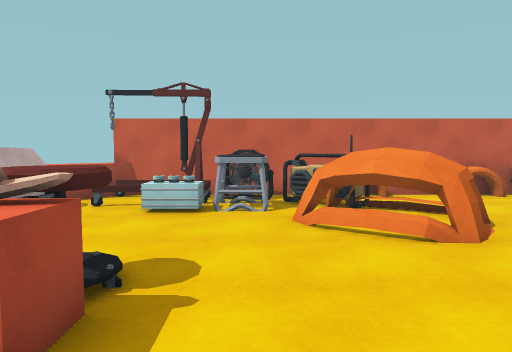
view 1 (above)

19 first-person views from a walk through a Unity game level. The camera is 1.4 m above the floor, tilts 4° down and sees 70° across. The floor is counted in squares, 1 m on a side. Each view is taken from the middle of a square. On the plan, view 1 faces up. The plan holds only what a view shows up to about 16 squares ahead; the rest is blank. The player character is not drawn. Some surface patterns are stand-ins.

view 2
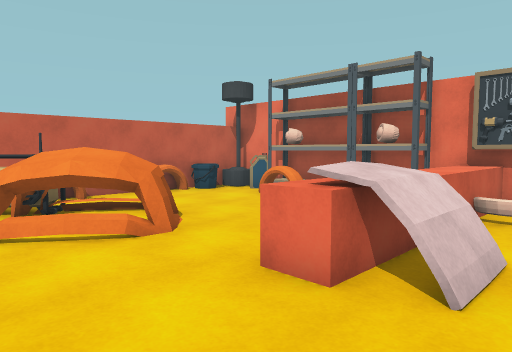

view 3
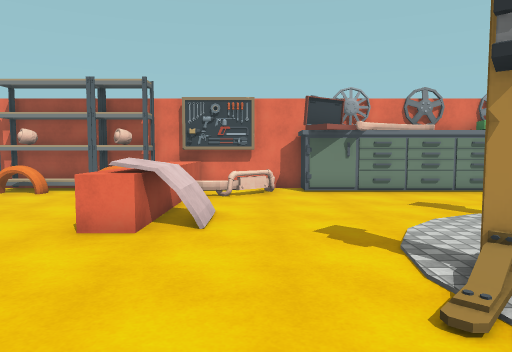

view 4
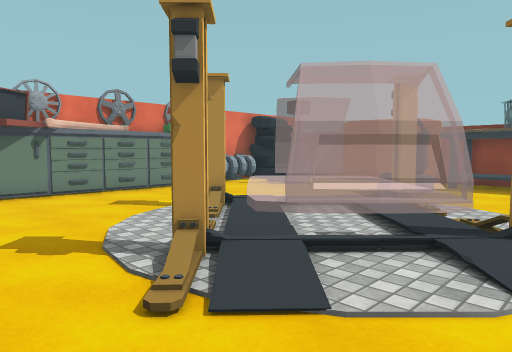

view 5
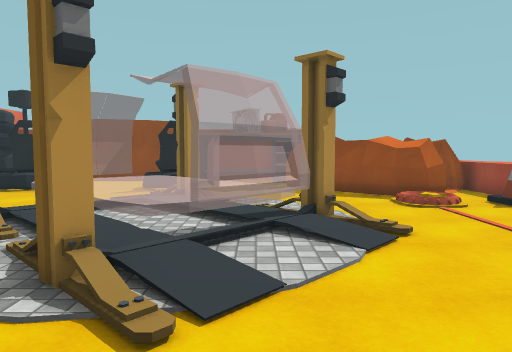

view 6
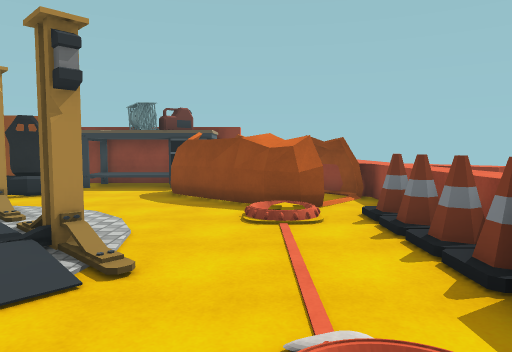

view 7
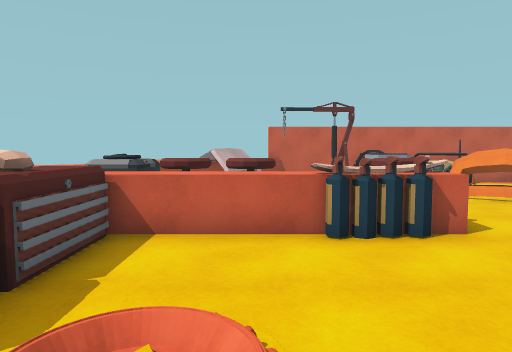

view 8
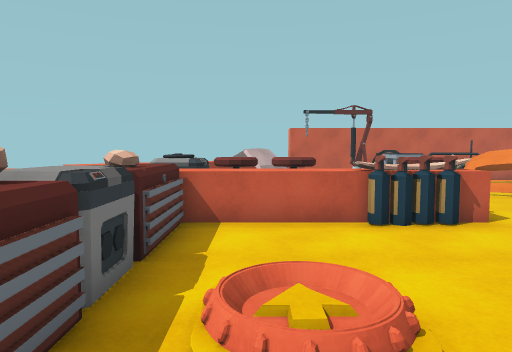

view 9
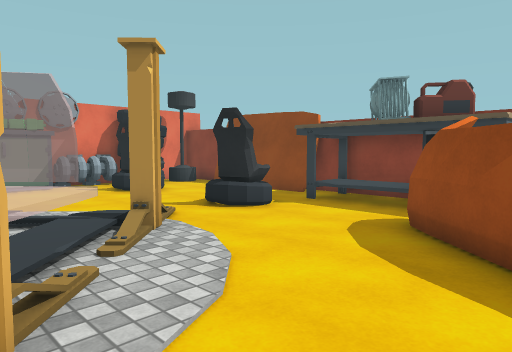

view 10
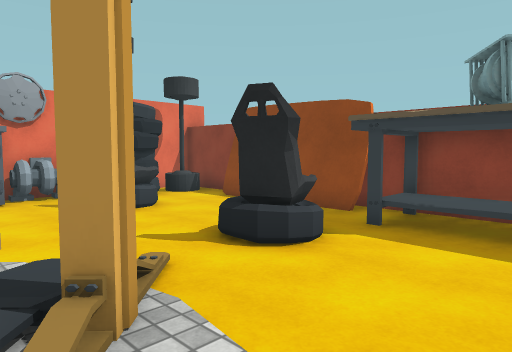

view 11
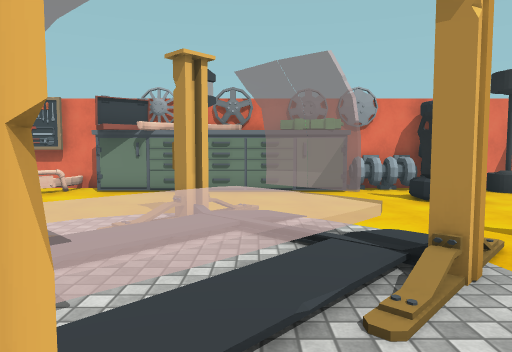

view 12
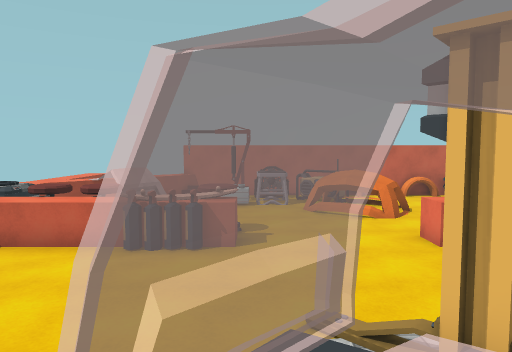

view 13
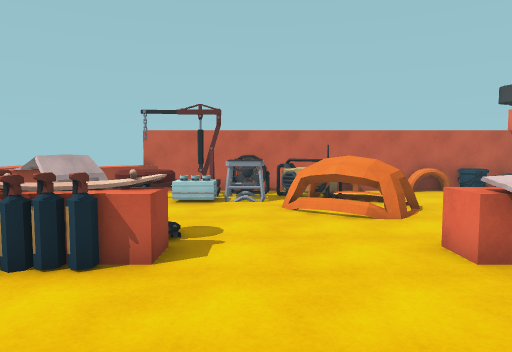

view 14
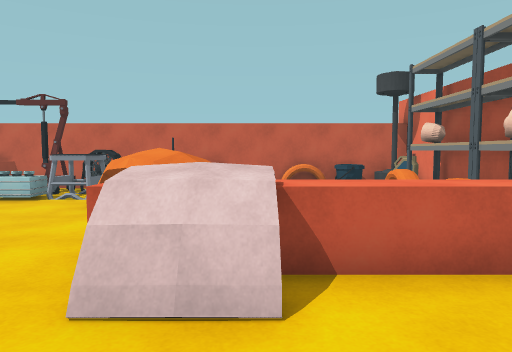

view 15
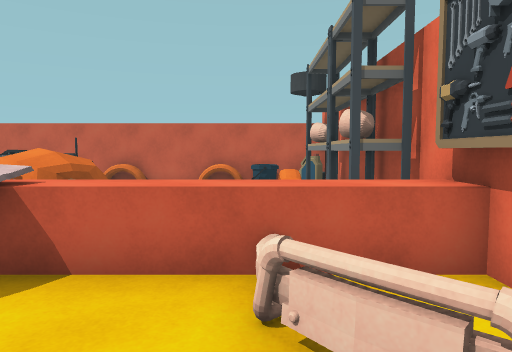

view 16
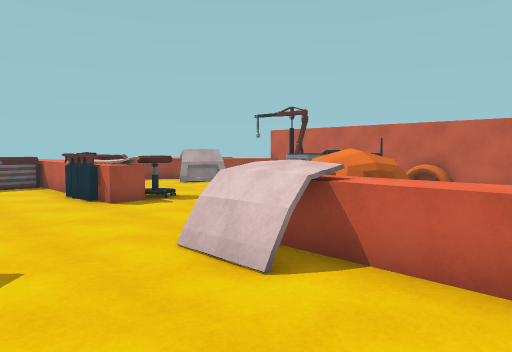

view 17
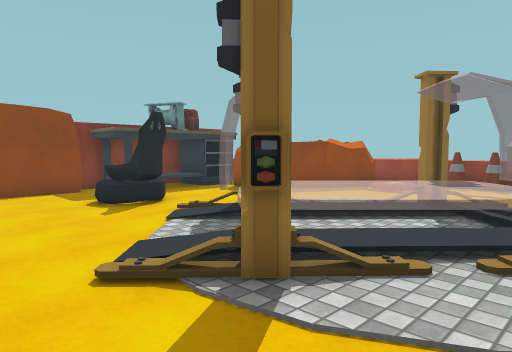

view 18
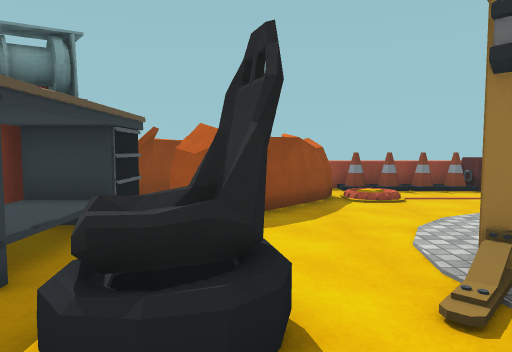

view 19
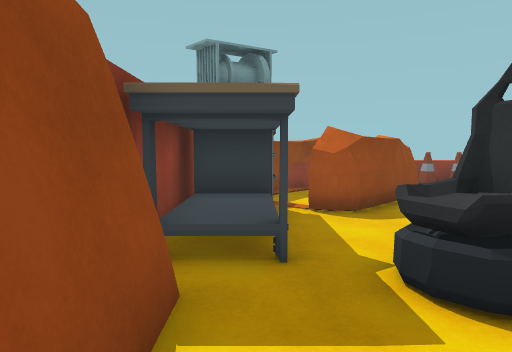

### Floor plan
Key: @ floor where view 1 was taken; # wall or solid block; x gap in a wall; . main floor; : floor 0.25 m higher than the main floor; + floor 0.5 m higher than the main floor; * floor 0.75 m higher than the main floor; / step, stairs or slope; = window, fence, low wall or low ledge; ^ raised ledge; F fan; C car; E engine; H chair; B bucket; S shelf; T tire; A table; I bin; O other object.
Columns run from 11 left of view 1 to 11 right of it. Each row starts with its distance up from view 1.
 12        ################
 11   ^  ^^=..FF...C...BB##
 10   ^   ^..OOFOO......OO#
  9   ^^OOO..EEOOOO......S#
  8   ^^OOO..E..x^^=....CS#
  7   ^^ O......=^^^.....S#
  6 ^^   ........=^=.....S#
  5 ^#    ..............OS#
  4    OIHH  H........  .S#
  3    OIHH^^H....^OO^^^^^#
  2    OO^^OOO....OOO^^^^^#
  1    OO..............=###
  0    OO......@........=##
 -1    I..................#
 -2    I.:/..../........###
 -3    OO//....:#.......#
 -4   ^OO.....=*//......#
 -5   ^O..../:***///....#
 -6   ^O..../#/***/#/...#
 -7   ^O.....///***:/...#
 -8   ^O.......//*......#
 -9   ^O.::.....#:/.....#
-10 ^#^.CCC....../......###
-11  ^^..CCC.............O#
-12   ^CC  CC....TH...TH.O#
-13   ^CC...CC....H...OHOO#
-14   ^ CC..CC..........OO#
-15      CCCAA+++.......O.#
-16         AA++A.#####.O.#
-17        ########   #####

Positions as (right, up) in squares from view 1, and headings:
1: (0, 0), facing up
2: (0, 0), facing up-right
3: (-3, 0), facing right
4: (-3, 0), facing down-right
5: (-1, 1), facing down
6: (-5, -1), facing down
7: (-5, -4), facing up
8: (-6, -5), facing up
9: (-5, -6), facing down-right
10: (-2, -8), facing down-right
11: (-3, -7), facing right
12: (-1, -6), facing up
13: (0, -3), facing up
14: (5, -2), facing up
15: (8, -2), facing up
16: (8, -2), facing up-left
17: (7, -3), facing down-left
18: (5, -12), facing left
19: (6, -15), facing left
